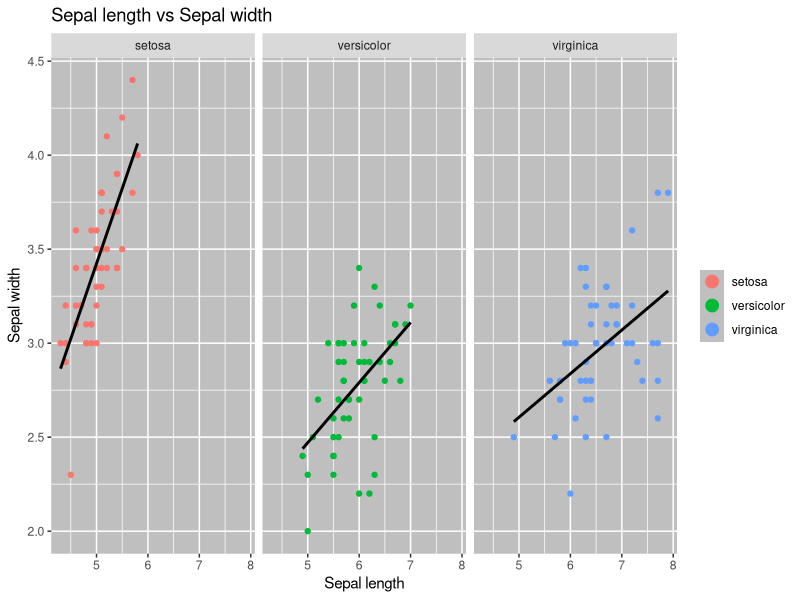

This figure's R source:
#load in libraries
library(ggplot2)

#load in built in dataset
data <- iris

#basic scatter plot
g <- ggplot(data,
            aes(Sepal.Length,
                Sepal.Width,
                color= factor(Species))) +
    geom_point()
#   geom_point(color = "blue")

#lets get a title and axis labels in the mix
g <- g + labs(x = "Sepal length",
              y = "Sepal width",
              title = "Sepal length vs Sepal width")

#lets say we want to then color the graph by species of iris
#color is then specified in aes because it is a function of the dataset
#otherwise color would be specified in geom_point()


#legend title is ugly

g <- g + theme(legend.title = element_blank())

#and the legend dots are tiny
g <- g + guides(color = guide_legend(override.aes = list(size = 4)))

#much better

#shall we change the background color?
g <- g + theme(panel.background = element_rect(fill = "grey75"))

#hm you know I changed my mind about all the species being on one graph, lets put it on three
g <- g + facet_wrap(~Species, nrow = 1)

#lets add a line to those plots!
#g <- g + stat_smooth()

#that isn't quite what we were looking for, lets do a best fit instead
g <- g + stat_smooth(method = "lm",
                     se = FALSE,
                     col = "black")

# g <- g + geom_smooth()


#you can get all sorts of funky themes in the mix
#https://github.com/jrnold/ggthemes
library(ggthemes)

# g <- g + theme_economist() + scale_colour_economist()

#NEAT

#plotting
g
